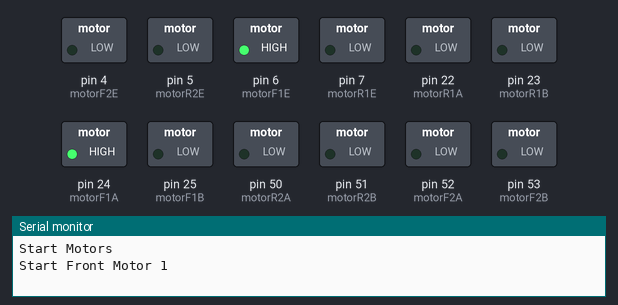
Bench run of a sketch on a simulated Arduino Mega 2560, built with avr-gcc and run on an emulated ATmega2560. On the bench: switched loads named in the sketch (green lamp = pin HIGH), the last lines printed to the serial monitor.

Above: at 2.5 s.
At 12.5 s:
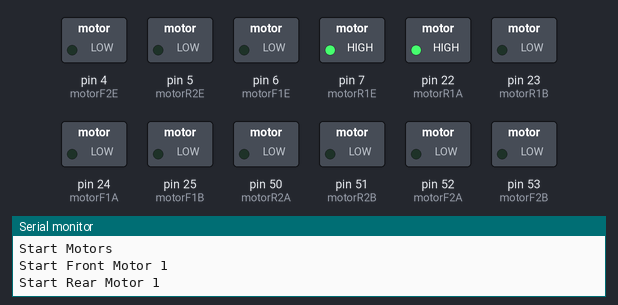
At 17.5 s:
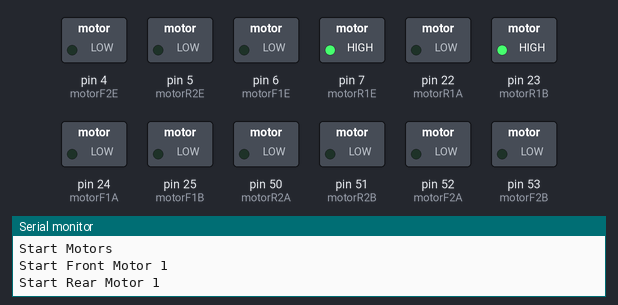
At 22.5 s:
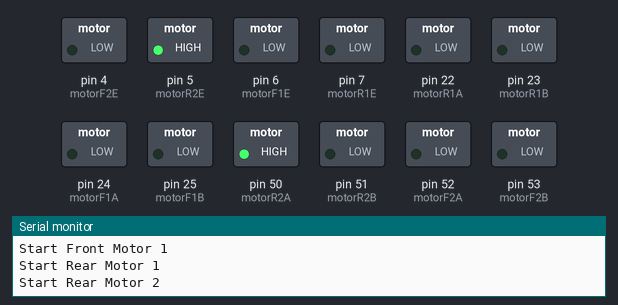
At 32.5 s:
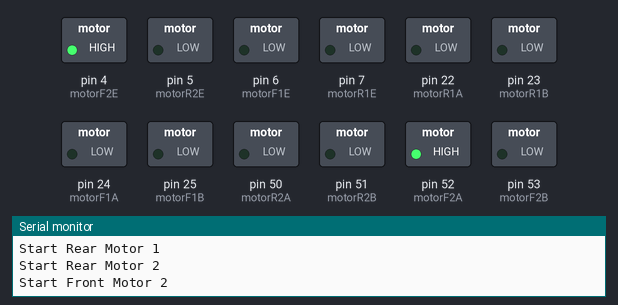
At 47.5 s:
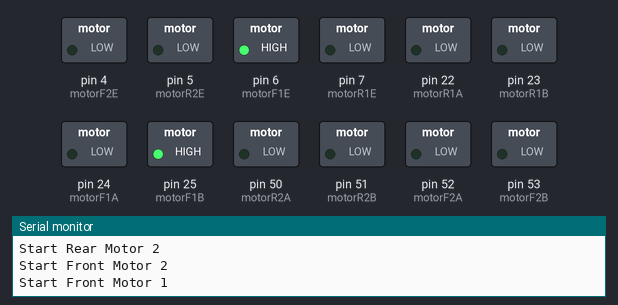
Timing chart, 0 to 52.0 s (numbered marks = the images above):
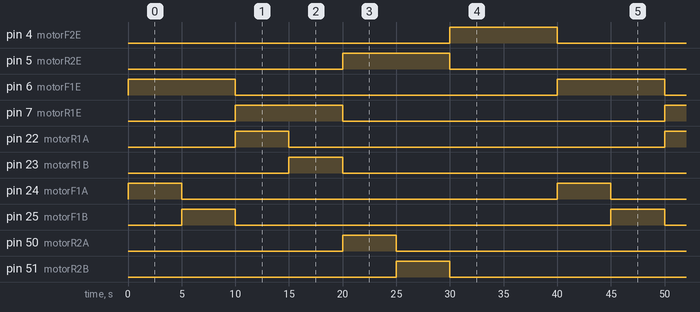

The sketch:

DCMotorTest.ino
```cpp
/*
Arduino - Motor Control
*/

const int motorR1A = 22;
const int motorR1B = 23;
const int motorF1A = 24;
const int motorF1B = 25;

const int motorR2A = 50;
const int motorR2B = 51;
const int motorF2A = 52;
const int motorF2B = 53;

const int motorR1E = 7;
const int motorF1E = 6;
const int motorR2E = 5;
const int motorF2E = 4;

void setup(){
  Serial.begin(9600);

  pinMode(motorR1A, OUTPUT);
  pinMode(motorR1B, OUTPUT);
  pinMode(motorF1A, OUTPUT);
  pinMode(motorF1B, OUTPUT);

  pinMode(motorR2A, OUTPUT);
  pinMode(motorR2B, OUTPUT);
  pinMode(motorF2A, OUTPUT);
  pinMode(motorF2B, OUTPUT);

  Serial.println("Start Motors");
//  pinMode(motor1E, OUTPUT);
//  pinMode(motor2E, OUTPUT);
}

void loop(){
//  Serial.println("Start Front Motor");
//  analogWrite(motorF1E, 255);
//  digitalWrite(motorF1A, HIGH);
//  digitalWrite(motorF1B, LOW);
//  delay(5000);
//  digitalWrite(motorF1A, LOW);
//  digitalWrite(motorF1B, HIGH);
//  delay(5000);
//  analogWrite(motorF1E, 0);
//  digitalWrite(motorF1A, LOW);
//  digitalWrite(motorF1B, LOW);
//  //delay(1000);
//  Serial.println("Start Back Motor");
//  analogWrite(motorR1E, 255);
//  digitalWrite(motorR1A, HIGH);
//  digitalWrite(motorR1B, LOW);
//  delay(5000);
//  digitalWrite(motorR1A, LOW);
//  digitalWrite(motorR1B, HIGH);
//  delay(5000);
//  analogWrite(motorR1E, 0);
//  digitalWrite(motorR1A, LOW);
//  digitalWrite(motorR1B, LOW);
//  //delay(1000);


   Serial.println("Start Front Motor 1");
  //Move Front Motor 1
  analogWrite(motorF1E, 255);
  digitalWrite(motorF1A, HIGH);
  digitalWrite(motorF1B, LOW);
  delay(5000);//Reverse
  digitalWrite(motorF1A, LOW);
  digitalWrite(motorF1B, HIGH);
  delay(5000);
  //Turn Front Motor 1 OFF
  analogWrite(motorF1E, 0);
  digitalWrite(motorF1A, LOW);
  digitalWrite(motorF1B, LOW);
  //delay(5000);

  Serial.println("Start Rear Motor 1");
  //Move Rear Motor 1
  analogWrite(motorR1E, 255);
  digitalWrite(motorR1A, HIGH);
  digitalWrite(motorR1B, LOW);
  delay(5000);//Reverse
  digitalWrite(motorR1A, LOW);
  digitalWrite(motorR1B, HIGH);
  delay(5000);
  //Turn Rear Motor 1 OFF
  analogWrite(motorR1E, 0);
  digitalWrite(motorR1A, LOW);
  digitalWrite(motorR1B, LOW);

  Serial.println("Start Rear Motor 2");
  //Move Rear Motor 2
  analogWrite(motorR2E, 255);
  digitalWrite(motorR2A, HIGH);
  digitalWrite(motorR2B, LOW);
  delay(5000);//Reverse
  digitalWrite(motorR2A, LOW);
  digitalWrite(motorR2B, HIGH);
  delay(5000);
  //Turn Rear Motor 2 OFF
  analogWrite(motorR2E, 0);
  digitalWrite(motorR2A, LOW);
  digitalWrite(motorR2B, LOW);

  Serial.println("Start Front Motor 2");
  //Move Front Motor 2
  analogWrite(motorF2E, 255);
  digitalWrite(motorF2A, HIGH);
  digitalWrite(motorF2B, LOW);
  delay(5000);//Reverse
  digitalWrite(motorF2A, LOW);
  digitalWrite(motorF2B, HIGH);
  delay(5000);
  //Turn Front Motor 2 OFF
  analogWrite(motorF2E, 0);
  digitalWrite(motorF2A, LOW);
  digitalWrite(motorF2B, LOW);
}
```

Measured:
- by itself, pin 4 (motorF2E), pin 5 (motorR2E), pin 6 (motorF1E), pin 7 (motorR1E): alternates HIGH for 10.0 s and LOW for 30.0 s
- by itself, pin 22 (motorR1A), pin 23 (motorR1B), pin 24 (motorF1A), pin 25 (motorF1B), pin 50 (motorR2A), pin 51 (motorR2B), pin 52 (motorF2A), pin 53 (motorF2B): alternates HIGH for 5.0 s and LOW for 35.0 s
